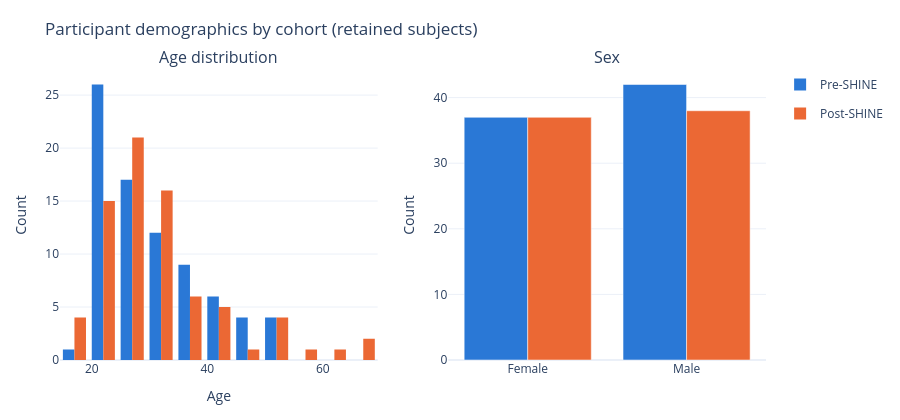

Notebook source saved alongside this figure:
### Markdown cell above
## 3. Age and gender distributions

Age (Mann-Whitney U) and sex (Fisher's exact test on the Male/Female counts) distributions for
each cohort's retained subjects.

### Code cell
fig_demographics(participants).show()

### Figure 1 — Plotly figure (JSON) as saved in the notebook; plotly's stock layout.template omitted (floating-point values rounded to 4 significant figures)
{"data": [{"legendgroup": "pre", "marker": {"color": "#2a78d6"}, "name": "Pre-SHINE", "nbinsx": 12, "type": "histogram", "x": [26.0, 44.0, 39.0, 21.0, 23.0, 32.0, 24.0, 21.0, 24.0, 29.0, 35.0, 32.0, 21.0, 22.0, 27.0, 22.0, 40.0, 23.0, 23.0, 52.0, 41.0, 20.0, 50.0, 35.0, 21.0, 45.0, 28.0, 28.0, 25.0, 39.0, 28.0, 24.0, 34.0, 38.0, 29.0, 28.0, 31.0, 43.0, 33.0, 29.0, 23.0, 45.0, 49.0, 48.0, 23.0, 50.0, 54.0, 39.0, 21.0, 22.0, 24.0, 27.0, 19.0, 35.0, 20.0, 30.0, 41.0, 30.0, 22.0, 23.0, 22.0, 33.0, 29.0, 20.0, 25.0, 24.0, 25.0, 35.0, 34.0, 26.0, 24.0, 34.0, 25.0, 29.0, 37.0, 40.0, 21.0, 34.0, 33.0], "xaxis": "x", "yaxis": "y"}, {"legendgroup": "pre", "marker": {"color": "#2a78d6"}, "name": "Pre-SHINE", "showlegend": false, "type": "bar", "x": ["Female", "Male"], "xaxis": "x2", "y": [37, 42], "yaxis": "y2"}, {"legendgroup": "post", "marker": {"color": "#eb6834"}, "name": "Post-SHINE", "nbinsx": 12, "type": "histogram", "x": [23.0, 52.0, 18.0, 19.0, 28.0, 42.0, 23.0, 38.0, 28.0, 35.0, 25.0, 31.0, 29.0, 26.0, 24.0, 30.0, 29.0, 22.0, 40.0, 30.0, 35.0, 28.0, 51.0, 26.0, 23.0, 25.0, 30.0, 31.0, 42.0, 53.0, 54.0, 29.0, 33.0, 24.0, 25.0, 30.0, 22.0, 65.0, 41.0, 22.0, 22.0, 22.0, 33.0, 25.0, 25.0, 30.0, 34.0, 24.0, 59.0, 32.0, 61.0, 21.0, 19.0, 31.0, 22.0, 30.0, 67.0, 35.0, 32.0, 47.0, 29.0, 18.0, 33.0, 27.0, 20.0, 27.0, 25.0, 26.0, 23.0, 39.0, 37.0, 34.0, 26.0, 44.0, 25.0, 26.0], "xaxis": "x", "yaxis": "y"}, {"legendgroup": "post", "marker": {"color": "#eb6834"}, "name": "Post-SHINE", "showlegend": false, "type": "bar", "x": ["Female", "Male"], "xaxis": "x2", "y": [37, 38], "yaxis": "y2"}], "layout": {"annotations": [{"font": {"size": 16}, "showarrow": false, "text": "Age distribution", "x": 0.225, "xanchor": "center", "xref": "paper", "y": 1.0, "yanchor": "bottom", "yref": "paper"}, {"font": {"size": 16}, "showarrow": false, "text": "Sex", "x": 0.775, "xanchor": "center", "xref": "paper", "y": 1.0, "yanchor": "bottom", "yref": "paper"}], "barmode": "group", "height": 420, "margin": {"b": 60, "l": 60, "r": 40, "t": 70}, "title": {"text": "Participant demographics by cohort (retained subjects)"}, "xaxis": {"anchor": "y", "domain": [0.0, 0.45], "title": {"text": "Age"}}, "xaxis2": {"anchor": "y2", "domain": [0.55, 1.0]}, "yaxis": {"anchor": "x", "domain": [0.0, 1.0], "title": {"text": "Count"}}, "yaxis2": {"anchor": "x2", "domain": [0.0, 1.0], "title": {"text": "Count"}}}}
